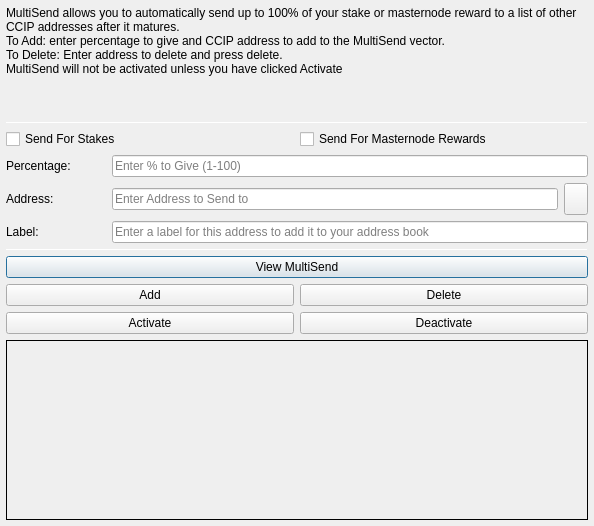
<?xml version="1.0" encoding="UTF-8"?>
<ui version="4.0">
 <class>MultiSendDialog</class>
 <widget class="QDialog" name="MultiSendDialog">
  <property name="windowModality">
   <enum>Qt::NonModal</enum>
  </property>
  <property name="geometry">
   <rect>
    <x>0</x>
    <y>0</y>
    <width>594</width>
    <height>526</height>
   </rect>
  </property>
  <property name="windowTitle">
   <string>MultiSend</string>
  </property>
  <layout class="QVBoxLayout" name="verticalLayout" stretch="0">
   <property name="leftMargin">
    <number>6</number>
   </property>
   <property name="topMargin">
    <number>6</number>
   </property>
   <property name="rightMargin">
    <number>6</number>
   </property>
   <property name="bottomMargin">
    <number>6</number>
   </property>
   <item>
    <layout class="QVBoxLayout" name="verticalLayout_Main" stretch="1,1,1,0,1,1,1">
     <item>
      <widget class="QLabel" name="label_2">
       <property name="lineWidth">
        <number>1</number>
       </property>
       <property name="text">
        <string>MultiSend allows you to automatically send up to 100% of your stake or masternode reward to a list of other CCIP addresses after it matures.
To Add: enter percentage to give and CCIP address to add to the MultiSend vector.
To Delete: Enter address to delete and press delete.
MultiSend will not be activated unless you have clicked Activate</string>
       </property>
       <property name="alignment">
        <set>Qt::AlignLeading|Qt::AlignLeft|Qt::AlignTop</set>
       </property>
       <property name="wordWrap">
        <bool>true</bool>
       </property>
      </widget>
     </item>
     <item>
      <widget class="Line" name="line">
       <property name="minimumSize">
        <size>
         <width>0</width>
         <height>1</height>
        </size>
       </property>
       <property name="maximumSize">
        <size>
         <width>16777215</width>
         <height>1</height>
        </size>
       </property>
       <property name="orientation">
        <enum>Qt::Horizontal</enum>
       </property>
      </widget>
     </item>
     <item>
      <layout class="QVBoxLayout" name="verticalLayout_Settings">
       <item>
        <layout class="QHBoxLayout" name="horizontalLayout">
         <item>
          <widget class="QCheckBox" name="multiSendStakeCheckBox">
           <property name="text">
            <string>Send For Stakes</string>
           </property>
          </widget>
         </item>
         <item>
          <widget class="QCheckBox" name="multiSendMasternodeCheckBox">
           <property name="text">
            <string>Send For Masternode Rewards</string>
           </property>
          </widget>
         </item>
        </layout>
       </item>
       <item>
        <layout class="QHBoxLayout" name="horizontalLayout_6">
         <item>
          <widget class="QLabel" name="label">
           <property name="minimumSize">
            <size>
             <width>100</width>
             <height>0</height>
            </size>
           </property>
           <property name="toolTip">
            <string>Percentage of stake to send</string>
           </property>
           <property name="text">
            <string>Percentage:</string>
           </property>
          </widget>
         </item>
         <item>
          <widget class="QLineEdit" name="multiSendPercentEdit">
           <property name="toolTip">
            <string>Enter whole numbers 1 - 100</string>
           </property>
           <property name="placeholderText">
            <string>Enter % to Give (1-100)</string>
           </property>
          </widget>
         </item>
        </layout>
       </item>
       <item>
        <layout class="QHBoxLayout" name="horizontalLayout_7">
         <item>
          <widget class="QLabel" name="label_5">
           <property name="minimumSize">
            <size>
             <width>100</width>
             <height>0</height>
            </size>
           </property>
           <property name="toolTip">
            <string>Address to send portion of stake to</string>
           </property>
           <property name="text">
            <string>Address:</string>
           </property>
          </widget>
         </item>
         <item>
          <widget class="QLineEdit" name="multiSendAddressEdit">
           <property name="toolTip">
            <string/>
           </property>
           <property name="placeholderText">
            <string>Enter Address to Send to</string>
           </property>
          </widget>
         </item>
         <item>
          <widget class="QToolButton" name="addressBookButton">
           <property name="maximumSize">
            <size>
             <width>16777215</width>
             <height>32</height>
            </size>
           </property>
           <property name="toolTip">
            <string>Choose an address from the address book</string>
           </property>
           <property name="text">
            <string/>
           </property>
           <property name="icon">
            <iconset resource="../ccip.qrc">
             <normaloff>:/icons/address-book</normaloff>:/icons/address-book</iconset>
           </property>
           <property name="shortcut">
            <string>Alt+A</string>
           </property>
          </widget>
         </item>
        </layout>
       </item>
      </layout>
     </item>
     <item>
      <layout class="QHBoxLayout" name="horizontalLayout_3">
       <item>
        <widget class="QLabel" name="label_3">
         <property name="minimumSize">
          <size>
           <width>100</width>
           <height>0</height>
          </size>
         </property>
         <property name="text">
          <string>Label:</string>
         </property>
        </widget>
       </item>
       <item>
        <widget class="QLineEdit" name="labelAddressLabelEdit">
         <property name="placeholderText">
          <string>Enter a label for this address to add it to your address book</string>
         </property>
        </widget>
       </item>
      </layout>
     </item>
     <item>
      <widget class="Line" name="line_2">
       <property name="minimumSize">
        <size>
         <width>0</width>
         <height>1</height>
        </size>
       </property>
       <property name="maximumSize">
        <size>
         <width>16777215</width>
         <height>1</height>
        </size>
       </property>
       <property name="orientation">
        <enum>Qt::Horizontal</enum>
       </property>
      </widget>
     </item>
     <item>
      <layout class="QVBoxLayout" name="verticalLayout_Buttons">
       <item>
        <layout class="QHBoxLayout" name="horizontalLayout_4">
         <item>
          <widget class="QPushButton" name="viewButton">
           <property name="toolTip">
            <string/>
           </property>
           <property name="statusTip">
            <string>View MultiSend Vector</string>
           </property>
           <property name="text">
            <string>View MultiSend</string>
           </property>
          </widget>
         </item>
        </layout>
       </item>
       <item>
        <layout class="QHBoxLayout" name="horizontalLayout_2">
         <item>
          <widget class="QPushButton" name="addButton">
           <property name="toolTip">
            <string/>
           </property>
           <property name="statusTip">
            <string>Add to MultiSend Vector</string>
           </property>
           <property name="text">
            <string>Add</string>
           </property>
          </widget>
         </item>
         <item>
          <widget class="QPushButton" name="deleteButton">
           <property name="toolTip">
            <string/>
           </property>
           <property name="statusTip">
            <string>Delete Address From MultiSend Vector</string>
           </property>
           <property name="text">
            <string>Delete</string>
           </property>
          </widget>
         </item>
        </layout>
       </item>
       <item>
        <layout class="QHBoxLayout" name="horizontalLayout_5">
         <item>
          <widget class="QPushButton" name="activateButton">
           <property name="statusTip">
            <string>Activate MultiSend</string>
           </property>
           <property name="text">
            <string>Activate</string>
           </property>
          </widget>
         </item>
         <item>
          <widget class="QPushButton" name="disableButton">
           <property name="statusTip">
            <string>Deactivate MultiSend</string>
           </property>
           <property name="text">
            <string>Deactivate</string>
           </property>
          </widget>
         </item>
        </layout>
       </item>
      </layout>
     </item>
     <item>
      <widget class="QLabel" name="message">
       <property name="minimumSize">
        <size>
         <width>0</width>
         <height>180</height>
        </size>
       </property>
       <property name="frameShape">
        <enum>QFrame::Panel</enum>
       </property>
       <property name="frameShadow">
        <enum>QFrame::Plain</enum>
       </property>
       <property name="lineWidth">
        <number>1</number>
       </property>
       <property name="midLineWidth">
        <number>1</number>
       </property>
       <property name="text">
        <string/>
       </property>
       <property name="alignment">
        <set>Qt::AlignLeading|Qt::AlignLeft|Qt::AlignTop</set>
       </property>
       <property name="wordWrap">
        <bool>true</bool>
       </property>
      </widget>
     </item>
    </layout>
   </item>
  </layout>
 </widget>
 <resources>
  <include location="../ccip.qrc"/>
 </resources>
 <connections/>
</ui>
